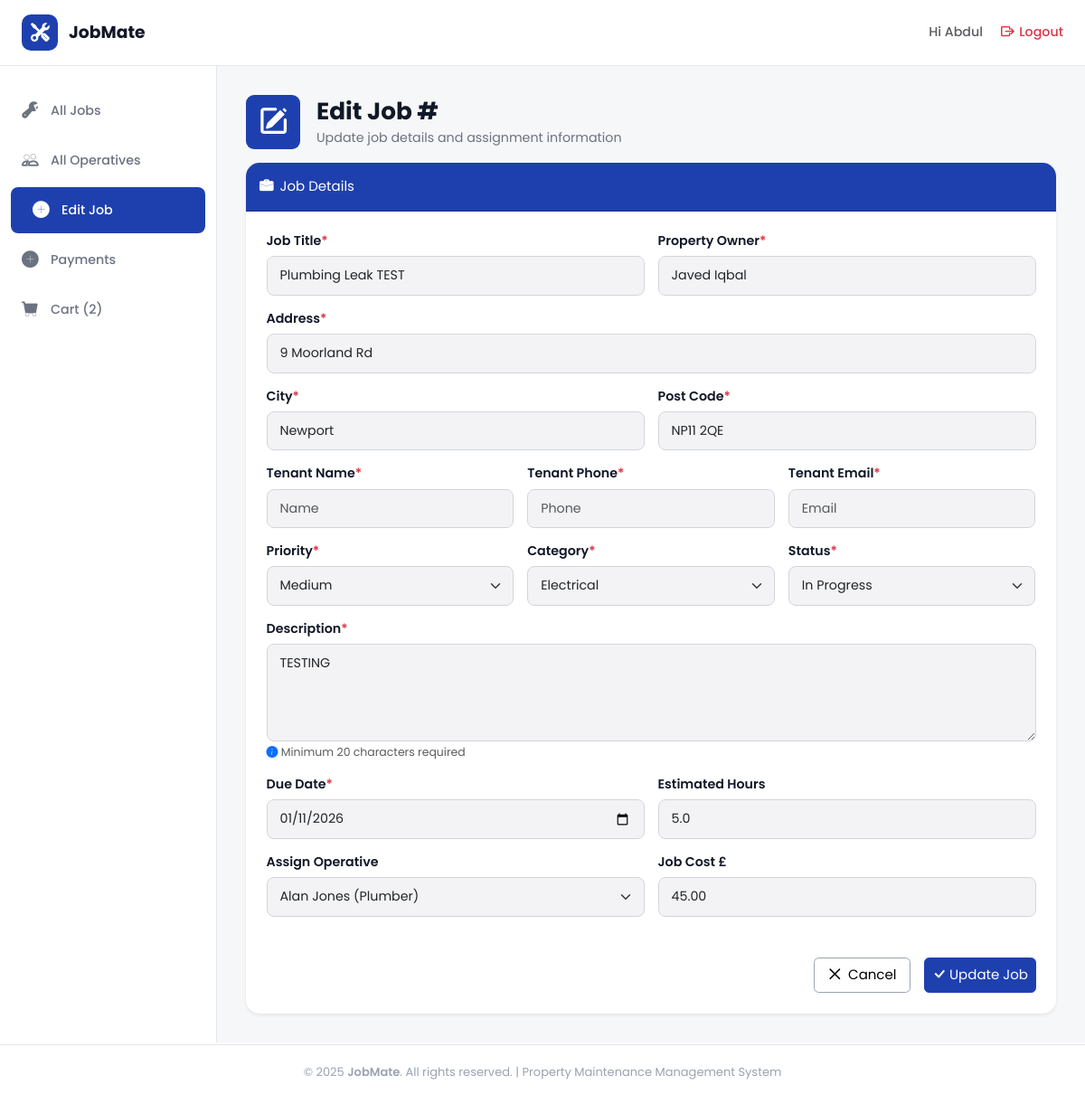
/jobs/edit_job/12 (signed in), run on an earlier commit of the app's database.
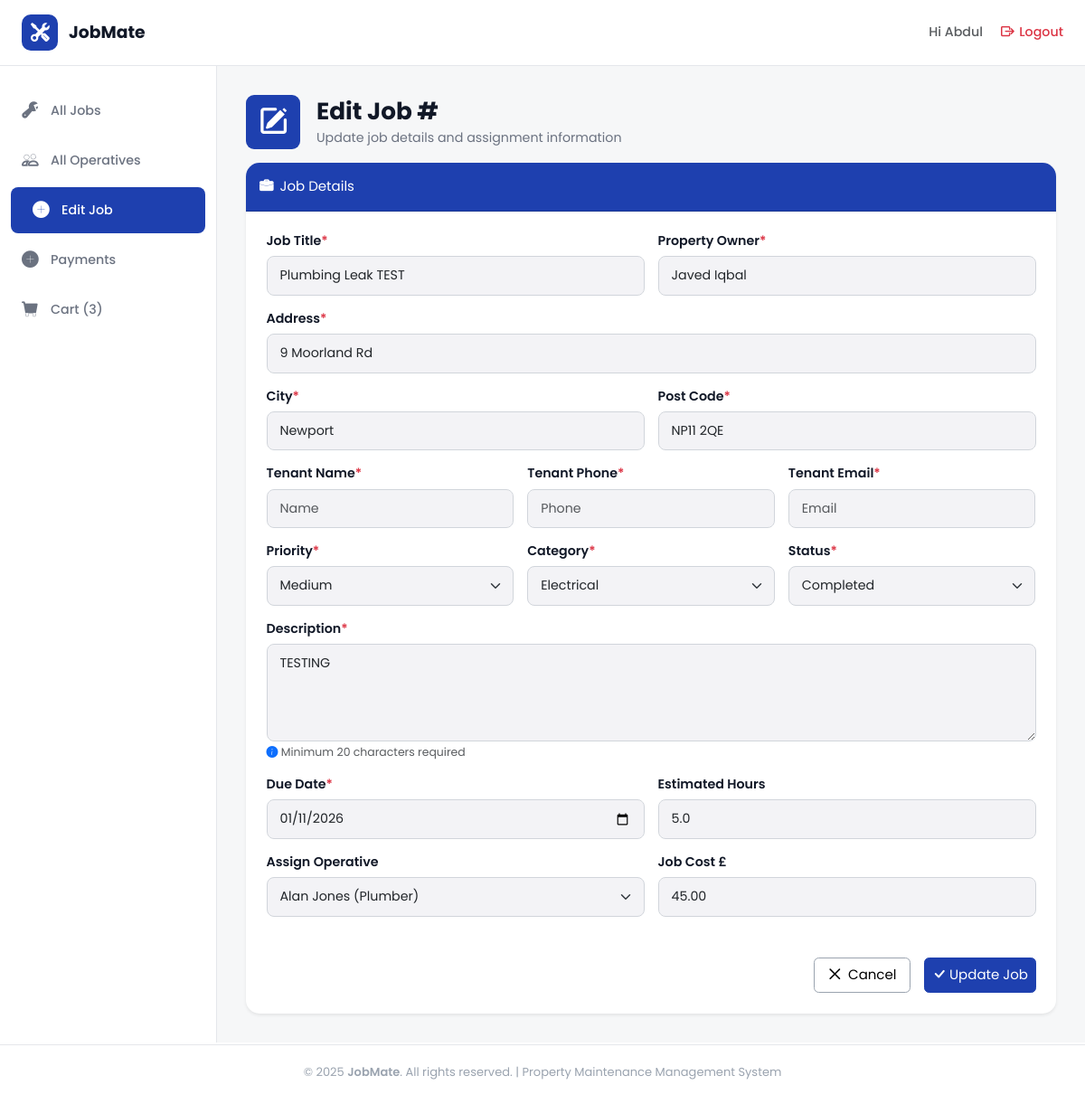
And on a later commit of the database.
### jobs/models.py (models this page shows, shortened)
class Job(models.Model):
    PRIORITY_CHOICES = [
        ('high', 'High'),
        ('medium', 'Medium'),
        ('low', 'Low'),
    ]
    CATEGORY_CHOICES = [
        ('plumbing', 'Plumbing'),
        ('heating', 'Heating'),
        ('electrical', 'Electrical'),
    ]
    STATUS_CHOICES = [
        ("pending", "Pending"),
        ("in_progress", "In Progress"),
        ("completed", "Completed"),
        ("cancelled", "Cancelled"),
    ]
    job_title = models.CharField(max_length=100)
    property_owner = models.CharField(max_length=100)
    address = models.CharField(max_length=200)
    city = models.CharField(max_length=100)
    post_code = models.CharField(max_length=20)
    tenant_name = models.CharField(
        max_length=100,
        null=True,
        blank=True
    )
    tenant_phone = models.CharField(
        max_length=20,
        null=True,
        blank=True
    )
    tenant_email = models.EmailField(
        max_length=254,
        null=True,
        blank=True
    )
    priority = models.CharField(
        max_length=20,
        choices=PRIORITY_CHOICES,
        default='medium'
    )
    category = models.CharField(
        max_length=20,
        choices=CATEGORY_CHOICES
    )
    status = models.CharField(
        max_length=20,
        choices=STATUS_CHOICES,
        default="pending"
    )
    description = models.TextField()
    created_at = models.DateTimeField(auto_now_add=True)
    updated_at = models.DateTimeField(auto_now=True)
    due_date = models.DateField()
    estimated_hours = models.DecimalField(
        max_digits=4,
        decimal_places=1,
        null=True,
        blank=True
    )
    job_cost = models.DecimalField(
        max_digits=10,
        decimal_places=2,
        null=True,
        blank=True
    )
    assigned_operative = models.ForeignKey(
        User,
        on_delete=models.SET_NULL,
        null=True,
        blank=True,
        related_name="assigned_jobs"
    )

### jobs/views.py (the view)
# urls.py: path('edit_job/<int:job_id>', views.edit_job, name='edit_job'),
@login_required
@admin_required
def edit_job(request, job_id):
    job = get_object_or_404(Job, pk=job_id)
    if request.method == "POST":
        job_edit_form = JobForm(request.POST, instance=job)
        if job_edit_form.is_valid():
            job_edit_form.save()
            messages.success(request, 'Job details was successfully updated!')
            return redirect("jobs:all_jobs")
    else:
        job_edit_form = JobForm(instance=job)
    return render(request, "edit_job.html", {"job_edit_form": job_edit_form})

### cart/context_processors.py (called while the page is built)
def basket_item_count(request):
    if request.user.is_authenticated and request.user.profile.role == "Admin":
        count = Transaction.objects.filter(
            status="open").count()
    elif request.user.is_authenticated and request.user.profile.role != "Admin":
        count = Transaction.objects.filter(
            user=request.user,
            status="open").count()
    else:
        count = 0
    return {
        "basket_count": count
    }

### helpers/permission_check.py (called while the page is built)
def admin_required(view_func):
    @wraps(view_func)
    def _wrapped_view(request, *args, **kwargs):
        user = request.user
        if not hasattr(user, "profile") or user.profile.role != "Admin":
            messages.error(
                request,
                "You do not have permission to access this page."
            )
            return redirect("jobs:all_jobs")
        return view_func(request, *args, **kwargs)
    return _wrapped_view

### jobs/templates/edit_job.html (shortened to what this page needs)
{% extends "dashboard_base.html" %}
{% load static %}
{% block content %}
<div class="heading-section">
  <div class="d-flex align-items-center gap-3 mb-3">
    <div class="icon">
      <i class="bi bi-pencil-square"></i>
    </div>
    <div>
      <h1 class="section-title">Edit Job #{{ job.id }}</h1>
      <p class="section-subtitle m-0">
        Update job details and assignment information
      </p>
    </div>
  </div>
</div>
<div class="card shadow-sm border-0 rounded-4">
  <div class="card-header py-3 rounded-top-4">
    <i class="bi bi-briefcase-fill me-2"></i>Job Details
  </div>
  <form class="card-body p-4" method="post">
    <div class="row g-3">
      <div class="col-md-6">
        <label class="form-label">Job Title<span class="text-danger">*</span></label>
        {{job_edit_form.job_title}}
      </div>
      <div class="col-md-6">
        <label class="form-label">Property Owner<span class="text-danger">*</span></label>
        {{job_edit_form.property_owner}}
      </div>
      <div class="col-12">
        <label class="form-label">Address<span class="text-danger">*</span></label>
        {{job_edit_form.address}}
      </div>
      <div class="col-md-6">
        <label class="form-label">City<span class="text-danger">*</span></label>
        {{job_edit_form.city}}
      </div>
      <div class="col-md-6">
        <label class="form-label">Post Code<span class="text-danger">*</span></label>
        {{job_edit_form.post_code}}
      </div>
      <div class="col-md-4">
        <label class="form-label">Tenant Name<span class="text-danger">*</span></label>
        {{ job_edit_form.tenant_name}}
      </div>
      <div class="col-md-4">
        <label class="form-label">Tenant Phone<span class="text-danger">*</span></label>
        {{ job_edit_form.tenant_phone}}
      </div>
      <div class="col-md-4">
        <label class="form-label">Tenant Email<span class="text-danger">*</span></label>
        {{ job_edit_form.tenant_email}}
      </div>
      <div class="col-md-4">
        <label class="form-label">Priority<span class="text-danger">*</span></label>
        {{ job_edit_form.priority }}
      </div>
      <div class="col-md-4">
        <label class="form-label">Category<span class="text-danger">*</span></label>
        {{ job_edit_form.category }}
      </div>
      <div class="col-md-4">
        <label class="form-label">Status<span class="text-danger">*</span></label>
        {{ job_edit_form.status }}
      </div>
      <div class="col-12">
        <label class="form-label">Description<span class="text-danger">*</span></label>
        {{ job_edit_form.description }}</textarea>
        <small class="text-muted mt-1 d-block">
          <i class="bi bi-info-circle-fill text-primary me-1"></i>Minimum 20 characters required
        </small>
      </div>
      <div class="col-md-6">
        <label class="form-label">Due Date<span class="text-danger">*</span></label>
        {{ job_edit_form.due_date }}
      </div>
      <div class="col-md-6">
        <label class="form-label">Estimated Hours</label>
        {{ job_edit_form.estimated_hours }}
      </div>
      <div class="col-md-6">
        <label class="form-label">Assign Operative</label>
        {{ job_edit_form.assigned_operative }}
      </div>
      <div class="col-md-6">
        <label class="form-label">Job Cost £</label>
        {{ job_edit_form.job_cost }}
      </div>
    </div>
    <div class="d-flex justify-content-end align-items-center mt-5 gap-3">
      <a href="{% url 'jobs:all_jobs' %}" class="btn btn-light p-2 px-3">
        <i class="bi bi-x-lg me-2"></i>Cancel
      </a>
      <button type="submit" class="btn btn-primary p-2">
        <span>
          <i class="bi bi-check-lg"></i>
        </span>
        <span>Update Job</span>
      </button>
    </div>
  </form>
</div>
{% endblock %}

### templates/dashboard_base.html (shortened to what this page needs)
{% extends "base.html" %}
{% load static %}
{% block body %}
<header class="top-header">
  <div class="logo-section">
    <a href="{% url 'home:home' %}">
      <div class="logo-icon">
        <i class="bi bi-tools"></i>
      </div>
      <span class="logo-text">JobMate</span>
    </a>
  </div>
  <div class="header-right">
    <div class="user-info">
      <a href="{% url 'users:profile_settings' %}" class="text-decoration-none text-muted"><span>Hi {% if request.user.is_authenticated and request.user.first_name == "" %}
        {{ request.user.username }}
        {% else %}
        {{request.user.first_name}}
        {% endif %}
      </span>
    </a>
    </div>
    <a href="{% url 'account_logout' %}" class="logout-btn text-danger">
      <i class="bi bi-box-arrow-right"></i>
      <span>Logout</span>
    </a>
  </div>
</header>
<div class="dashboard-layout">
  <aside class="sidebar">
    <ul class="sidebar-nav">
      <li>
        <a href="{% url 'jobs:all_jobs' %}"
          class="{% if request.resolver_match.url_name == 'all_jobs' %}active{% endif %}">
          <i class="bi bi-wrench-adjustable"></i>
          <span>All Jobs</span>
        </a>
      </li>
      {% if request.user.is_authenticated and request.user.profile.role == "Admin" %}
      <li>
        <a href="{% url 'users:all_operatives' %}"
          class="{% if request.resolver_match.url_name == 'all_operatives' %}active{% endif %}">
          <i class="bi bi-people"></i>
          <span>All Operatives</span>
        </a>
      </li>
      <li>
        <a href="#"
          class="{% if request.resolver_match.url_name == 'edit_job' %}active nav-link disabled {% else %}d-none {% endif %}">
          <i class="bi bi-plus-circle-fill"></i>
          <span>Edit Job</span>
        </a>
      </li>
      {% endif %}
      <li>
        <a href="{% url 'cart:payments' %}"
          class="{% if request.resolver_match.url_name == 'payments' %}active nav-link disabled{% endif %}">
          <i class="bi bi-plus-circle-fill"></i>
          <span>Payments</span>
        </a>
      </li>
      <li>
        <a href="{% url 'cart:basket' %}"
          class="{% if request.resolver_match.url_name == 'basket' %}active nav-link disabled{% endif %}">
          <i class="bi bi-cart-fill"></i>
          <span> Cart{% if basket_count %}
            ({{ basket_count }})
            {% endif %}
          </span>
        </a>
      </li>
    </ul>
  </aside>
  <main class="main-content">
    {% block content %} {% endblock %}
  </main>
</div>
{% endblock %}

What changed in the data, as far as the page shows it:
changed Job "Plumbing Leak TEST": status "In Progress" → "Completed"
Also different on the page:
{{ basket_count }}: "2" → "3"
